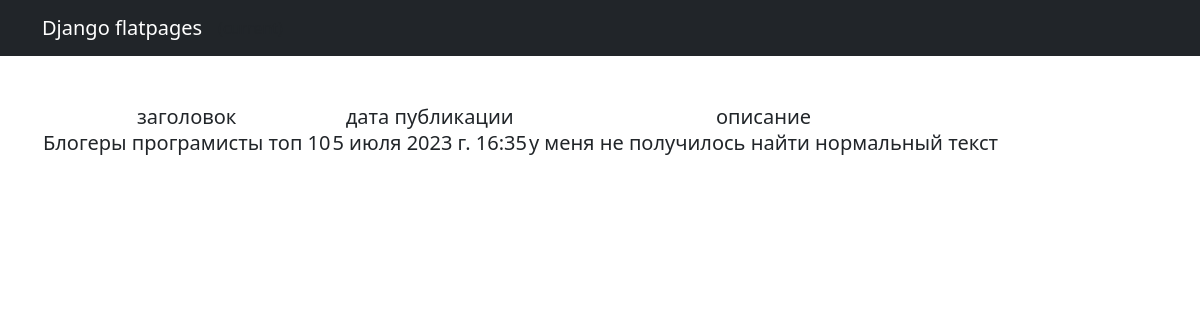
The page /news/1 (signed in) on the database its author committed.
### news/models.py (models this page shows, shortened)
class Post(models.Model):
    Article = "AR"
    New = "NW"
    POSICHEN = [
        (Article, "статья"),
        (New, "новость")
    ]
    post_Author = models.ForeignKey(Author, on_delete=models.CASCADE)
    WIT = models.CharField(max_length=2, choices=POSICHEN)
    data_time = models.DateTimeField(auto_now_add=True)
    category = models.ManyToManyField(Category, through='PostCategory')
    header = models.CharField(max_length=50)
    text = models.TextField(max_length=3000)
    raiting = models.IntegerField(default=0)

### news/views.py (the view)
# urls.py: path('<int:pk>', NewDetail.as_view(), name="details"),
class NewDetail(LoginRequiredMixin, DetailView):
    model = Post
    template_name = 'new.html'
    context_object_name = 'new'

### templates/new.html (shortened to what this page needs)
{% extends 'flatpages/default.html' %}
{% block content %}
<h5>
    <table>
        <tr>
            <td>заголовок</td>
            <td>дата публикации</td>
            <td>описание</td>
        </tr>
        <tr>
            <td>{{ new.header }}</td>
            <td>{{ new.data_time }}</td>
            <td>{{ new.text }}</td>
        </tr>
    </table>
</h5>
{% endblock content %}

### rows shown on the page
Post: header "Блогеры програмисты топ 10", data_time "5 июля 2023 г. 16:35", text "у меня не получилось найти нормальный текст"
